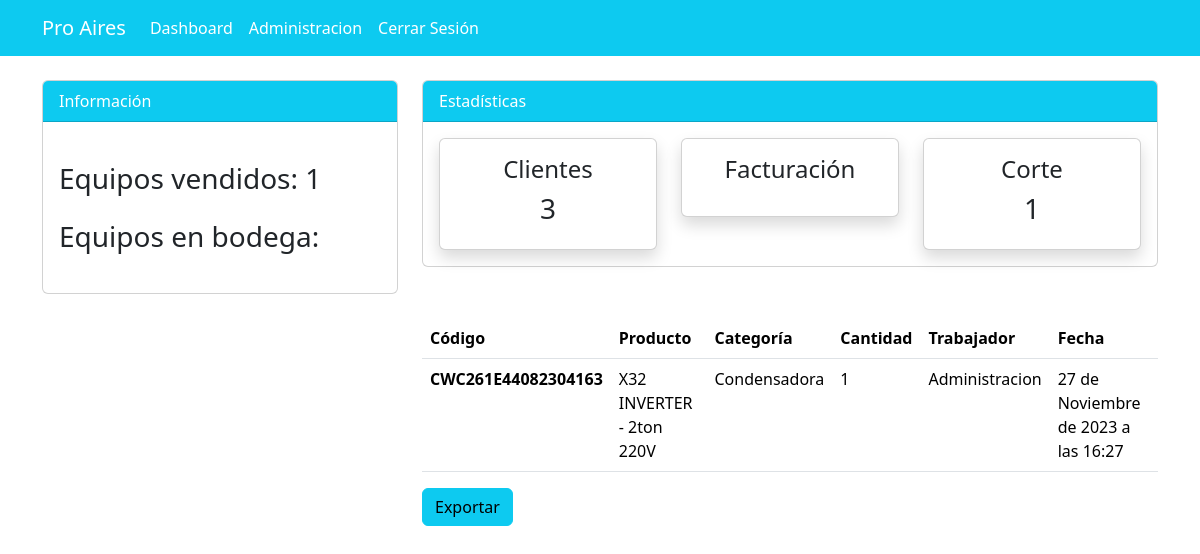
Page /registro_ventas/ (signed in) on the earlier database version.
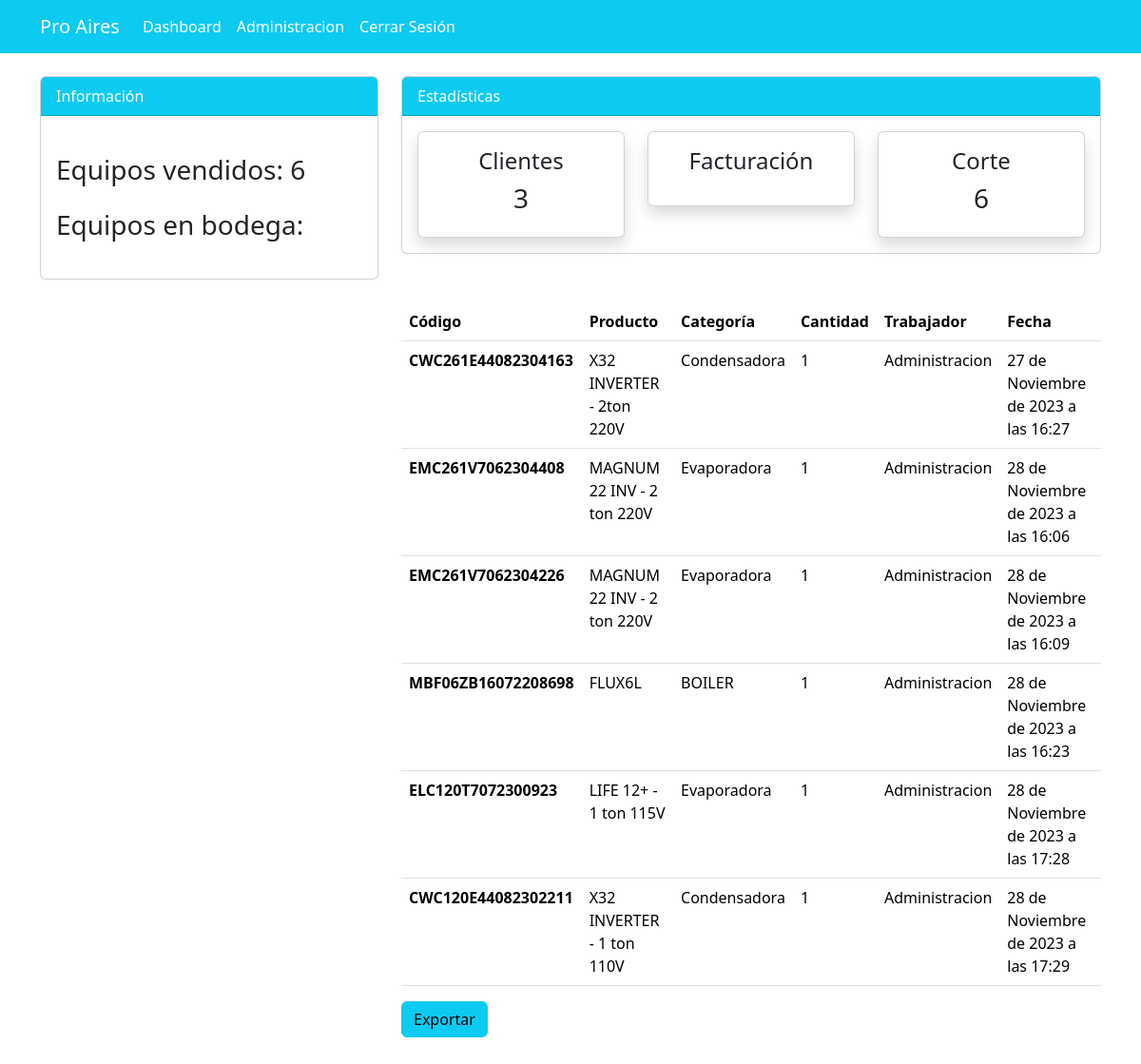
Same page on the later database version.
### dashboard/models.py (models this page shows, shortened)
class Order(models.Model):
    product = models.ForeignKey(Producto, on_delete=models.CASCADE)
    staff = models.ForeignKey(User, models.CASCADE)
    order_quantity = models.PositiveBigIntegerField()
    date = models.DateTimeField(auto_now_add=True)
    customer = models.ForeignKey(Customer, on_delete=models.CASCADE)
    class Meta:
        verbose_name_plural = 'Pedidos'

class Producto(models.Model):
    code = models.CharField(max_length=20)
    name = models.CharField(max_length=100)
    category = models.CharField(max_length=20)
    quantity = models.PositiveIntegerField()
    type = models.CharField(max_length=100, default=None)
    precio = models.DecimalField(max_digits=20, decimal_places=2, default=1000.00)
    created_at = models.DateTimeField(auto_now_add=True)
    updated_at = models.DateTimeField(auto_now=True)
    price_update = models.DateTimeField(default=None, null=True, blank=True)

### pos/views.py (the view)
# urls.py: path('registro_ventas/', views.pos_corte , name='pos-corte'),
@login_required
def pos_corte(request):
    orders = Order.objects.all()
    orders_count = orders.count()
    total_order_quantity = orders.aggregate(Sum('order_quantity'))['order_quantity__sum']
    customer_count = Customer.objects.count()
    context = {
        'orders': orders,
        'orders_count': orders_count,
        'total_order_quantity':total_order_quantity ,
        'customer_count': customer_count,
    }
    return render(request, 'pos/pos_corte.html', context)

### templates/pos/pos_corte.html (shortened to what this page needs)
{% extends 'partials/base.html'%}
{% block content %}
{% include 'partials/topnav_pos.html' %}
  <div class="container">
    <div class="row my-4">
        <div class="col-md-4">
        </div>
        <div class="col-md-8">
            <table class="table bg-white">
                <thead class="bg-info">
                    <tr class="text-white">
                        <th scope="col">Código</th>
                        <th scope="col">Producto</th>
                        <th scope="col">Categoría</th>
                        <th scope="col">Cantidad</th>
                        <th scope="col">Trabajador</th>
                        <th scope="col">Fecha</th>
                    </tr>
                </thead>
                <tbody>
                {% for order in orders %}
                    <tr>
                    <th scope="col">{{ order.product.code }}</td>
                    <td>{{ order.product.name }}</td>
                    <td>{{ order.product.category }}</td>
                    <td>{{ order.order_quantity }}</td>
                    <td>{{ order.staff.username }}</td>
                    <td>{{ order.date }}</td>
                    </tr>
                {% endfor %}
                </tbody>
            </table>
            <h3 class="btn btn-info">
                <a class="nav-link" href="{% url 'dashboard-order-csv' %}"> Exportar </a>
            </h3>
        </div>
    </div>
</div>
{% endblock %}

Differences in the rows shown:
added Order: product.code "EMC261V7062304408", product.name "MAGNUM 22 INV - 2 ton 220V", product.category "Evaporadora", order_quantity "1", staff.username "Administracion", date "28 de Noviembre de 2023 a las 16:06"
added Order: product.code "EMC261V7062304226", product.name "MAGNUM 22 INV - 2 ton 220V", product.category "Evaporadora", order_quantity "1", staff.username "Administracion", date "28 de Noviembre de 2023 a las 16:09"
added Order: product.code "MBF06ZB16072208698", product.name "FLUX6L", product.category "BOILER", order_quantity "1", staff.username "Administracion", date "28 de Noviembre de 2023 a las 16:23"
added Order: product.code "ELC120T7072300923", product.name "LIFE 12+ - 1 ton 115V", product.category "Evaporadora", order_quantity "1", staff.username "Administracion", date "28 de Noviembre de 2023 a las 17:28"
added Order: product.code "CWC120E44082302211", product.name "X32 INVERTER - 1 ton 110V", product.category "Condensadora", order_quantity "1", staff.username "Administracion", date "28 de Noviembre de 2023 a las 17:29"
Other differences:
{{ total_order_quantity }}: "1" → "6"
{{ orders_count }}: "1" → "6"
